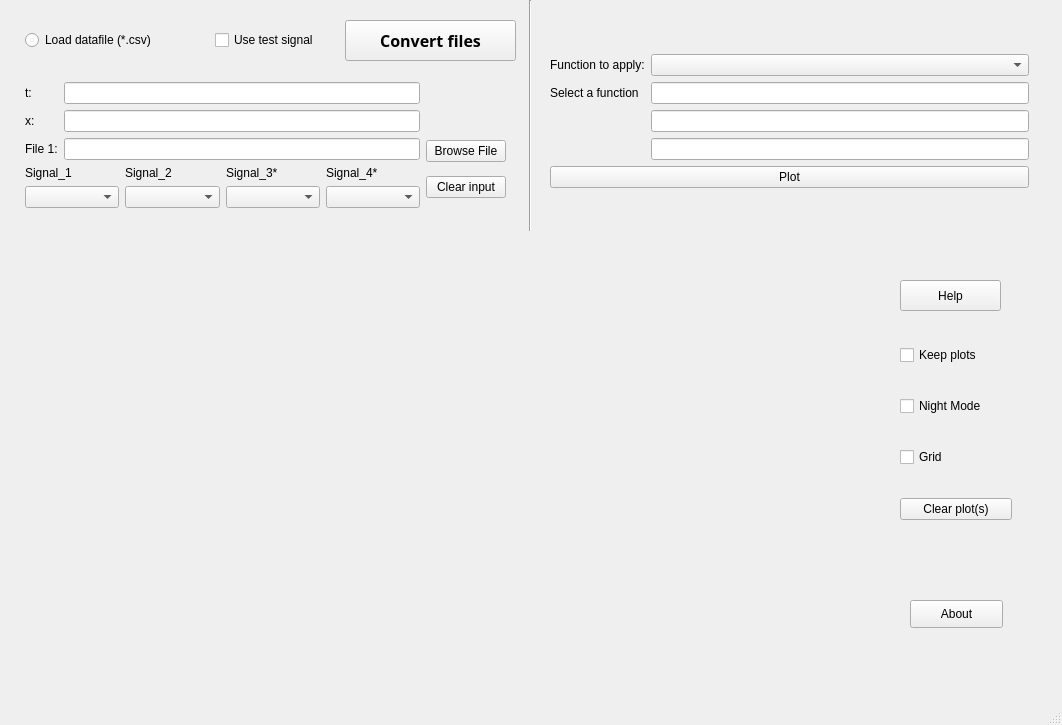
<?xml version="1.0" encoding="UTF-8"?>
<ui version="4.0">
 <class>MainWindow</class>
 <widget class="QMainWindow" name="MainWindow">
  <property name="geometry">
   <rect>
    <x>0</x>
    <y>0</y>
    <width>1062</width>
    <height>725</height>
   </rect>
  </property>
  <property name="windowTitle">
   <string>MainWindow</string>
  </property>
  <widget class="QWidget" name="centralwidget">
   <widget class="QWidget" name="horizontalLayoutWidget_4">
    <property name="geometry">
     <rect>
      <x>25</x>
      <y>70</y>
      <width>481</width>
      <height>151</height>
     </rect>
    </property>
    <layout class="QHBoxLayout" name="horizontalLayout_4">
     <item>
      <layout class="QVBoxLayout" name="InputForm_1">
       <item>
        <layout class="QHBoxLayout" name="FIP">
         <item>
          <layout class="QFormLayout" name="Functio_inputs">
           <item row="0" column="0">
            <widget class="QLabel" name="label">
             <property name="text">
              <string>t:</string>
             </property>
            </widget>
           </item>
           <item row="0" column="1">
            <widget class="QLineEdit" name="time_signal"/>
           </item>
           <item row="1" column="0">
            <widget class="QLabel" name="label_2">
             <property name="text">
              <string>x:</string>
             </property>
            </widget>
           </item>
           <item row="1" column="1">
            <widget class="QLineEdit" name="signal"/>
           </item>
           <item row="2" column="0">
            <widget class="QLabel" name="label_7">
             <property name="text">
              <string>File 1:</string>
             </property>
            </widget>
           </item>
           <item row="2" column="1">
            <widget class="QLineEdit" name="file_1"/>
           </item>
           <item row="4" column="0" colspan="2">
            <layout class="QGridLayout" name="toPlot">
             <item row="1" column="2">
              <widget class="QComboBox" name="file_signal_3"/>
             </item>
             <item row="0" column="1">
              <widget class="QLabel" name="label_9">
               <property name="text">
                <string>Signal_2</string>
               </property>
              </widget>
             </item>
             <item row="1" column="1">
              <widget class="QComboBox" name="file_signal_2"/>
             </item>
             <item row="0" column="0">
              <widget class="QLabel" name="label_8">
               <property name="text">
                <string>Signal_1</string>
               </property>
              </widget>
             </item>
             <item row="1" column="0">
              <widget class="QComboBox" name="file_signal_1"/>
             </item>
             <item row="0" column="2">
              <widget class="QLabel" name="label_12">
               <property name="text">
                <string>Signal_3*</string>
               </property>
              </widget>
             </item>
             <item row="1" column="3">
              <widget class="QComboBox" name="file_signal_4"/>
             </item>
             <item row="0" column="3">
              <widget class="QLabel" name="label_13">
               <property name="text">
                <string>Signal_4*</string>
               </property>
              </widget>
             </item>
            </layout>
           </item>
          </layout>
         </item>
         <item>
          <layout class="QVBoxLayout" name="verticalLayout">
           <item>
            <spacer name="verticalSpacer">
             <property name="orientation">
              <enum>Qt::Vertical</enum>
             </property>
             <property name="sizeType">
              <enum>QSizePolicy::Fixed</enum>
             </property>
             <property name="sizeHint" stdset="0">
              <size>
               <width>20</width>
               <height>50</height>
              </size>
             </property>
            </spacer>
           </item>
           <item>
            <widget class="QPushButton" name="browse_button">
             <property name="text">
              <string>Browse File</string>
             </property>
            </widget>
           </item>
           <item>
            <widget class="QPushButton" name="clear_file">
             <property name="text">
              <string>Clear input</string>
             </property>
            </widget>
           </item>
          </layout>
         </item>
        </layout>
       </item>
      </layout>
     </item>
    </layout>
   </widget>
   <widget class="QWidget" name="layoutWidget">
    <property name="geometry">
     <rect>
      <x>550</x>
      <y>54</y>
      <width>479</width>
      <height>171</height>
     </rect>
    </property>
    <layout class="QFormLayout" name="Function2apply">
     <item row="0" column="0">
      <widget class="QLabel" name="label_3">
       <property name="text">
        <string>Function to apply:</string>
       </property>
      </widget>
     </item>
     <item row="0" column="1">
      <widget class="QComboBox" name="function_box"/>
     </item>
     <item row="1" column="0">
      <widget class="QLabel" name="param1_label">
       <property name="text">
        <string>Select a function</string>
       </property>
      </widget>
     </item>
     <item row="1" column="1">
      <widget class="QLineEdit" name="param1"/>
     </item>
     <item row="2" column="0">
      <widget class="QLabel" name="param2_label">
       <property name="text">
        <string/>
       </property>
      </widget>
     </item>
     <item row="2" column="1">
      <widget class="QLineEdit" name="param2"/>
     </item>
     <item row="3" column="0">
      <widget class="QLabel" name="param3_label">
       <property name="text">
        <string/>
       </property>
      </widget>
     </item>
     <item row="3" column="1">
      <widget class="QLineEdit" name="param3"/>
     </item>
     <item row="4" column="0" colspan="2">
      <layout class="QHBoxLayout" name="horizontalLayout">
       <item>
        <widget class="QPushButton" name="plot_button">
         <property name="maximumSize">
          <size>
           <width>16777215</width>
           <height>16777215</height>
          </size>
         </property>
         <property name="text">
          <string>Plot</string>
         </property>
        </widget>
       </item>
      </layout>
     </item>
    </layout>
   </widget>
   <widget class="QPushButton" name="help_button">
    <property name="geometry">
     <rect>
      <x>900</x>
      <y>280</y>
      <width>101</width>
      <height>31</height>
     </rect>
    </property>
    <property name="text">
     <string>Help</string>
    </property>
   </widget>
   <widget class="Line" name="line">
    <property name="geometry">
     <rect>
      <x>500</x>
      <y>0</y>
      <width>61</width>
      <height>231</height>
     </rect>
    </property>
    <property name="orientation">
     <enum>Qt::Vertical</enum>
    </property>
   </widget>
   <widget class="QCheckBox" name="use_test">
    <property name="geometry">
     <rect>
      <x>215</x>
      <y>30</y>
      <width>110</width>
      <height>20</height>
     </rect>
    </property>
    <property name="text">
     <string>Use test signal</string>
    </property>
   </widget>
   <widget class="QPushButton" name="about_button">
    <property name="geometry">
     <rect>
      <x>910</x>
      <y>600</y>
      <width>93</width>
      <height>28</height>
     </rect>
    </property>
    <property name="text">
     <string>About</string>
    </property>
   </widget>
   <widget class="PlotWidget" name="plotwidget" native="true">
    <property name="geometry">
     <rect>
      <x>30</x>
      <y>260</y>
      <width>861</width>
      <height>411</height>
     </rect>
    </property>
   </widget>
   <widget class="QWidget" name="layoutWidget_2">
    <property name="geometry">
     <rect>
      <x>900</x>
      <y>320</y>
      <width>112</width>
      <height>229</height>
     </rect>
    </property>
    <layout class="QVBoxLayout" name="Settings">
     <item>
      <widget class="QCheckBox" name="keep_plot">
       <property name="text">
        <string>Keep plots</string>
       </property>
      </widget>
     </item>
     <item>
      <widget class="QCheckBox" name="background">
       <property name="text">
        <string>Night Mode</string>
       </property>
      </widget>
     </item>
     <item>
      <widget class="QCheckBox" name="grid_check">
       <property name="text">
        <string>Grid</string>
       </property>
      </widget>
     </item>
     <item>
      <widget class="QPushButton" name="clear_button">
       <property name="text">
        <string>Clear plot(s)</string>
       </property>
      </widget>
     </item>
    </layout>
   </widget>
   <widget class="QRadioButton" name="fileinput">
    <property name="geometry">
     <rect>
      <x>25</x>
      <y>30</y>
      <width>141</width>
      <height>20</height>
     </rect>
    </property>
    <property name="text">
     <string>Load datafile (*.csv)</string>
    </property>
   </widget>
   <widget class="QPushButton" name="convert_button">
    <property name="geometry">
     <rect>
      <x>345</x>
      <y>20</y>
      <width>171</width>
      <height>41</height>
     </rect>
    </property>
    <property name="font">
     <font>
      <family>Sitka Text Semibold</family>
      <pointsize>12</pointsize>
      <weight>75</weight>
      <bold>true</bold>
     </font>
    </property>
    <property name="text">
     <string>Convert files</string>
    </property>
   </widget>
  </widget>
  <widget class="QMenuBar" name="menubar">
   <property name="geometry">
    <rect>
     <x>0</x>
     <y>0</y>
     <width>1062</width>
     <height>26</height>
    </rect>
   </property>
  </widget>
  <widget class="QStatusBar" name="statusbar"/>
 </widget>
 <customwidgets>
  <customwidget>
   <class>PlotWidget</class>
   <extends>QWidget</extends>
   <header>pyqtgraph</header>
   <container>1</container>
  </customwidget>
 </customwidgets>
 <resources/>
 <connections/>
</ui>
